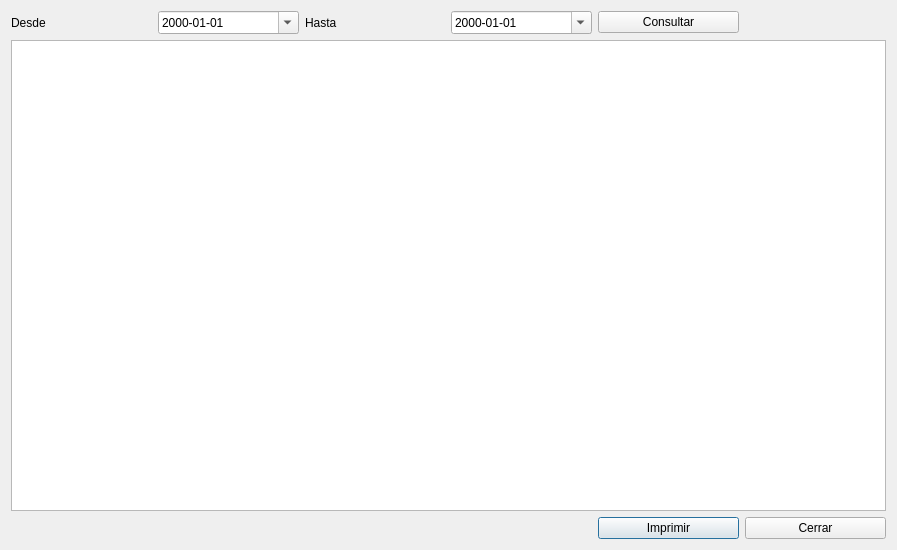
<?xml version="1.0" encoding="UTF-8"?>
<ui version="4.0">
 <class>ListadoArqueos</class>
 <widget class="QDialog" name="ListadoArqueos">
  <property name="geometry">
   <rect>
    <x>0</x>
    <y>0</y>
    <width>897</width>
    <height>550</height>
   </rect>
  </property>
  <property name="windowTitle">
   <string>Listado arqueos</string>
  </property>
  <property name="windowIcon">
   <iconset resource="recursos.qrc">
    <normaloff>:/imagenes/Emeicjac logo.jpg</normaloff>:/imagenes/Emeicjac logo.jpg</iconset>
  </property>
  <layout class="QGridLayout" name="gridLayout">
   <item row="0" column="0">
    <widget class="QLabel" name="label">
     <property name="text">
      <string>Desde</string>
     </property>
     <property name="buddy">
      <cstring>dateEditDesde</cstring>
     </property>
    </widget>
   </item>
   <item row="0" column="1">
    <widget class="QDateEdit" name="dateEditDesde">
     <property name="displayFormat">
      <string>yyyy-MM-dd</string>
     </property>
     <property name="calendarPopup">
      <bool>true</bool>
     </property>
    </widget>
   </item>
   <item row="0" column="2">
    <widget class="QLabel" name="label_2">
     <property name="text">
      <string>Hasta</string>
     </property>
     <property name="buddy">
      <cstring>dateEditHasta</cstring>
     </property>
    </widget>
   </item>
   <item row="0" column="3">
    <widget class="QDateEdit" name="dateEditHasta">
     <property name="displayFormat">
      <string>yyyy-MM-dd</string>
     </property>
     <property name="calendarPopup">
      <bool>true</bool>
     </property>
    </widget>
   </item>
   <item row="2" column="4">
    <widget class="QPushButton" name="pushButtonImprimir">
     <property name="text">
      <string>Imprimir</string>
     </property>
    </widget>
   </item>
   <item row="2" column="5">
    <widget class="QPushButton" name="pushButtonCerrar">
     <property name="text">
      <string>Cerrar</string>
     </property>
    </widget>
   </item>
   <item row="1" column="0" colspan="6">
    <widget class="QTableView" name="tableView"/>
   </item>
   <item row="0" column="4">
    <widget class="QPushButton" name="pushButtonConsultar">
     <property name="text">
      <string>Consultar</string>
     </property>
    </widget>
   </item>
  </layout>
 </widget>
 <resources>
  <include location="recursos.qrc"/>
 </resources>
 <connections>
  <connection>
   <sender>pushButtonCerrar</sender>
   <signal>clicked()</signal>
   <receiver>ListadoArqueos</receiver>
   <slot>close()</slot>
   <hints>
    <hint type="sourcelabel">
     <x>800</x>
     <y>519</y>
    </hint>
    <hint type="destinationlabel">
     <x>512</x>
     <y>507</y>
    </hint>
   </hints>
  </connection>
 </connections>
</ui>
